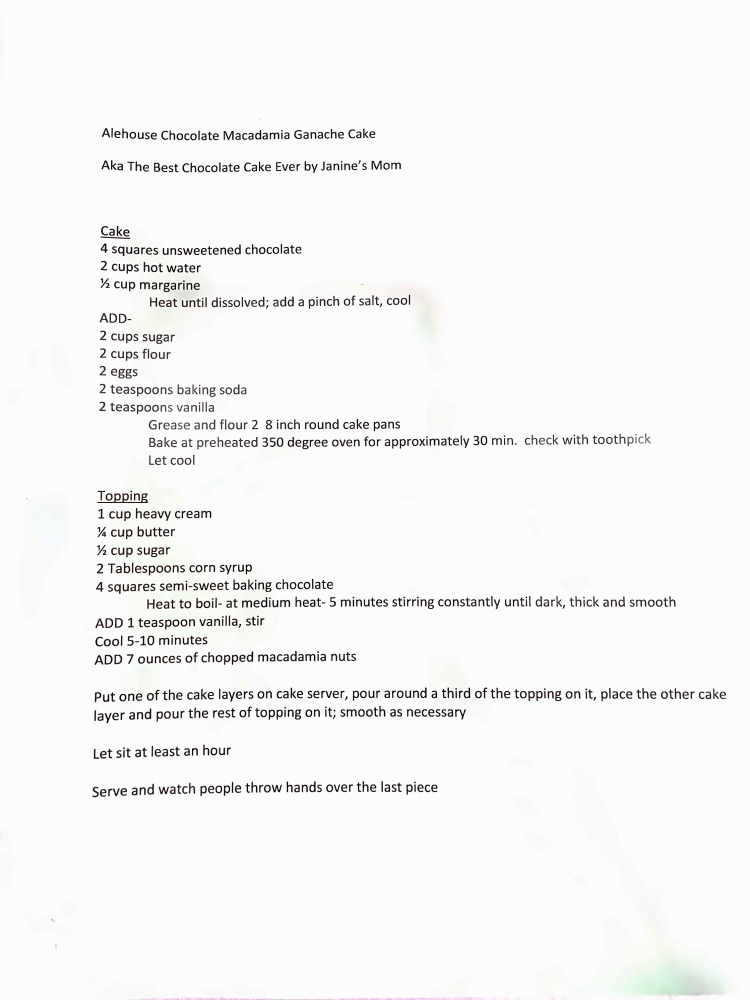
#> input picture images/alehouse-chocolate-macadamia-ganache-cake-card.jpg, 1500 x 2000 px (shown at 1/2 size)
$ python scan_image.py ../images/alehouse-chocolate-macadamia-ganache-cake-card.jpg out.png
#> lines starting #> are read from the running program, lines starting #| are printed output that depends on the picture
#> in main, img is the input picture: PIL image 1500x2000 RGB; mean R, G, B 246.6, 246.5, 246.3
#!/usr/bin/env python3
"""Turn a phone photo of a recipe card into a clean, evenly lit "scan".

  python3 scripts/scan_image.py <photo> images/<slug>-card.jpg [options]

  --crop x0,y0,x1,y1   keep only this part of the photo (fractions 0-1 of width/height),
                       e.g. to drop fingers, binder edges or a line of names
  --keep x0,y0,x1,y1   protect a large printed picture (repeatable) so it isn't
                       mistaken for shadow and washed out
  --gamma 1.25         darken the ink; higher = darker (1 = unchanged)
  --white 0.985        how white the paper ends up (1 = pure white)
  --clean 0.92         anything this close to the paper's brightness becomes paper,
                       which hides faint sleeve wrinkles and glare (1 = off)
  --color white        white: paper comes out neutral white, removing color casts (default)
                       card:  paper comes out one even color, the card's own (cream, mint)
                       keep:  only brightness is evened out; use when differently colored
                              cards share one page (yellow cards on white paper)

How it works: the paper's brightness is sampled in small blocks across the page. Small
dark things (writing, logos) are filtered out of that map; large soft dark areas (the
phone's shadow, uneven light) stay in it. Dividing the photo by that map evens out the
lighting. Each color channel is corrected on its own, since shadows also tint the paper.

Like prep_image.py it also rotates per EXIF, caps the long edge at 2000px and strips all
metadata (including GPS). Needs: pip install opencv-python-headless numpy pillow
"""
import argparse

import cv2
import numpy as np
from PIL import Image, ImageOps

MAX = 2000
BLOCK = 24          # px per sample block (at full resolution)
PAPER_PCT = 92      # brightness percentile treated as "paper" inside a block
MEDIAN_BLOCKS = 7   # removes dark objects up to roughly this many blocks across


def box(text):
    vals = [float(v) for v in text.split(",")]
    if len(vals) != 4 or not all(0 <= v <= 1 for v in vals) or vals[0] >= vals[2] or vals[1] >= vals[3]:
        raise argparse.ArgumentTypeError("expected x0,y0,x1,y1 as fractions between 0 and 1")
    return vals


def paper_map(lum, keep):
    """Estimate the paper's brightness everywhere (the lighting), at full resolution."""
    h, w = lum.shape
#> h = 2000; w = 1500
    gh, gw = -(-h // BLOCK), -(-w // BLOCK)
#> gh = 84; gw = 63
    padded = np.pad(lum, ((0, gh * BLOCK - h), (0, gw * BLOCK - w)), mode="edge")
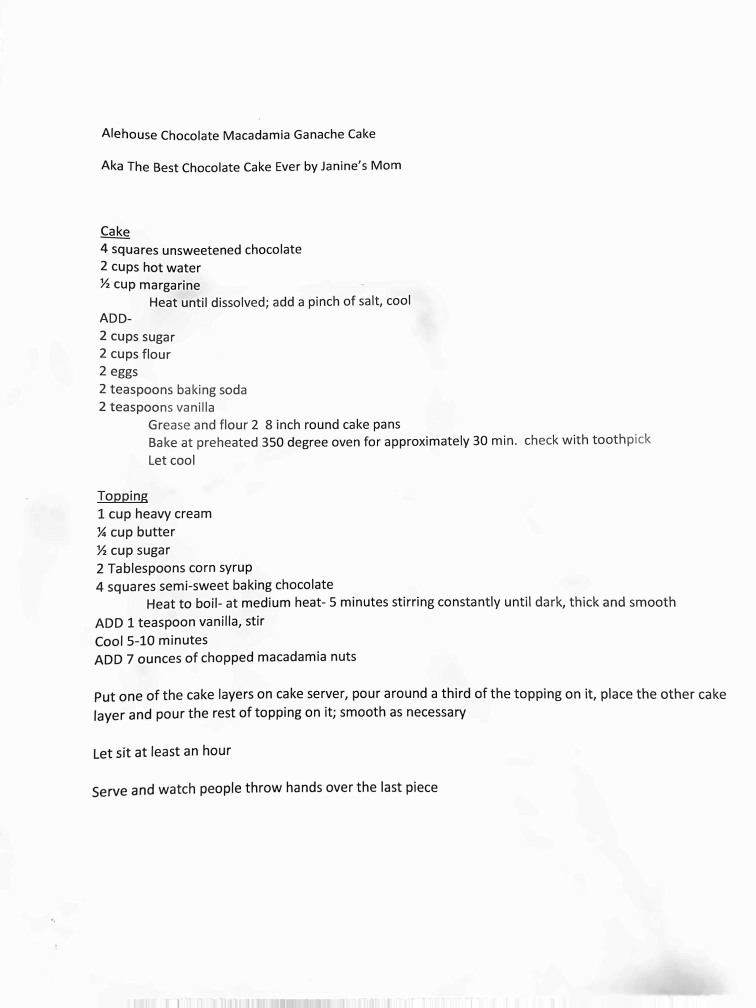
#> padded: shape (2016, 1512) (shown at 1/2 size); min 0, max 255, mean 246.6
    blocks = padded.reshape(gh, BLOCK, gw, BLOCK).transpose(0, 2, 1, 3).reshape(gh, gw, -1)
    grid = np.percentile(blocks, PAPER_PCT, axis=2).astype(np.uint8)

    grid = cv2.medianBlur(grid, MEDIAN_BLOCKS)
    if keep:
        mask = np.zeros_like(grid)
        for x0, y0, x1, y1 in keep:
            mask[int(y0 * gh):int(np.ceil(y1 * gh)), int(x0 * gw):int(np.ceil(x1 * gw))] = 255
        grid = cv2.inpaint(grid, mask, 5, cv2.INPAINT_TELEA)
    grid = cv2.GaussianBlur(grid.astype(np.float32), (0, 0), 1.2)
    full = cv2.resize(grid, (gw * BLOCK, gh * BLOCK), interpolation=cv2.INTER_CUBIC)[:h, :w]
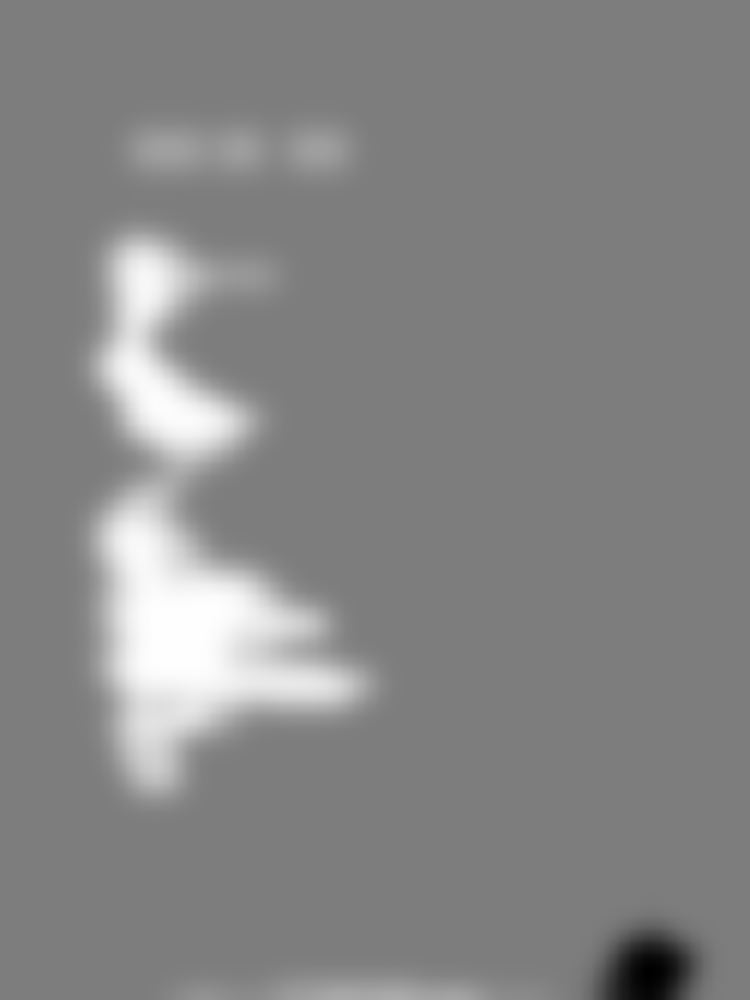
#> full: shape (2000, 1500) float32 (shown at 1/2 size); min 249.1, max 255, mean 252.2; drawn with min black and max white
    return np.clip(full, 1, 255) / 255.0


def scan(img, crop=None, keep=(), gamma=1.25, white=0.985, color="white", clean=0.92):
    if crop:
        W, H = img.size
        x0, y0, x1, y1 = crop
        img = img.crop((round(x0 * W), round(y0 * H), round(x1 * W), round(y1 * H)))
        # --keep boxes are given relative to the original photo; re-express them in the crop
        keep = [((a - x0) / (x1 - x0), (b - y0) / (y1 - y0), (c - x0) / (x1 - x0), (d - y0) / (y1 - y0))
                for a, b, c, d in keep]
        keep = [tuple(min(1, max(0, v)) for v in k) for k in keep]

    rgb = np.asarray(img.convert("RGB"), dtype=np.float32) / 255.0
    if color == "keep":
        lum = (0.299 * rgb[..., 0] + 0.587 * rgb[..., 1] + 0.114 * rgb[..., 2]) * 255
        light = paper_map(lum.astype(np.uint8), keep)[..., None]
        target = white
    else:
        light = np.dstack([paper_map((rgb[..., c] * 255).astype(np.uint8), keep) for c in range(3)])
        target = np.full(3, white, dtype=np.float32)
        if color == "card":
            # the card's own color: its brightest well-lit paper, scaled so the top channel = white
            tint = np.percentile(light.reshape(-1, 3), 90, axis=0)
            target = white * tint / tint.max()

    # paper -> 1.0, then: near-paper -> paper, ink a little deeper, then back to paper color
    paper = rgb / np.clip(light, 1 / 255, None)
    paper = np.clip(paper / clean, 0, 1) ** gamma
    out = np.clip(paper * target, 0, 1)
    out = (out * 255 + 0.5).astype(np.uint8)
    # light clean-up of the grain that brightening a shadow brings out
    out = cv2.fastNlMeansDenoisingColored(out, None, 3, 3, 7, 21)
    return Image.fromarray(out)


def main():
    ap = argparse.ArgumentParser(description=__doc__.split("\n\n")[0])
    ap.add_argument("src")
    ap.add_argument("dst")
    ap.add_argument("--crop", type=box)
    ap.add_argument("--keep", type=box, action="append", default=[])
    ap.add_argument("--gamma", type=float, default=1.25)
    ap.add_argument("--white", type=float, default=0.985)
    ap.add_argument("--color", choices=["white", "card", "keep"], default="white")
    ap.add_argument("--clean", type=float, default=0.92)
    a = ap.parse_args()

    img = ImageOps.exif_transpose(Image.open(a.src))
    out = scan(img, a.crop, a.keep, a.gamma, a.white, a.color, a.clean)
    out.thumbnail((MAX, MAX), Image.LANCZOS)
    out.save(a.dst, "JPEG", quality=84, optimize=True, progressive=True)  # no exif= -> metadata dropped
    print(f"{a.dst}: {out.width}x{out.height}")
#| out.png: 1500x2000


if __name__ == "__main__":
    main()

$ run again, on images/bearnaise-sauce-card.jpg
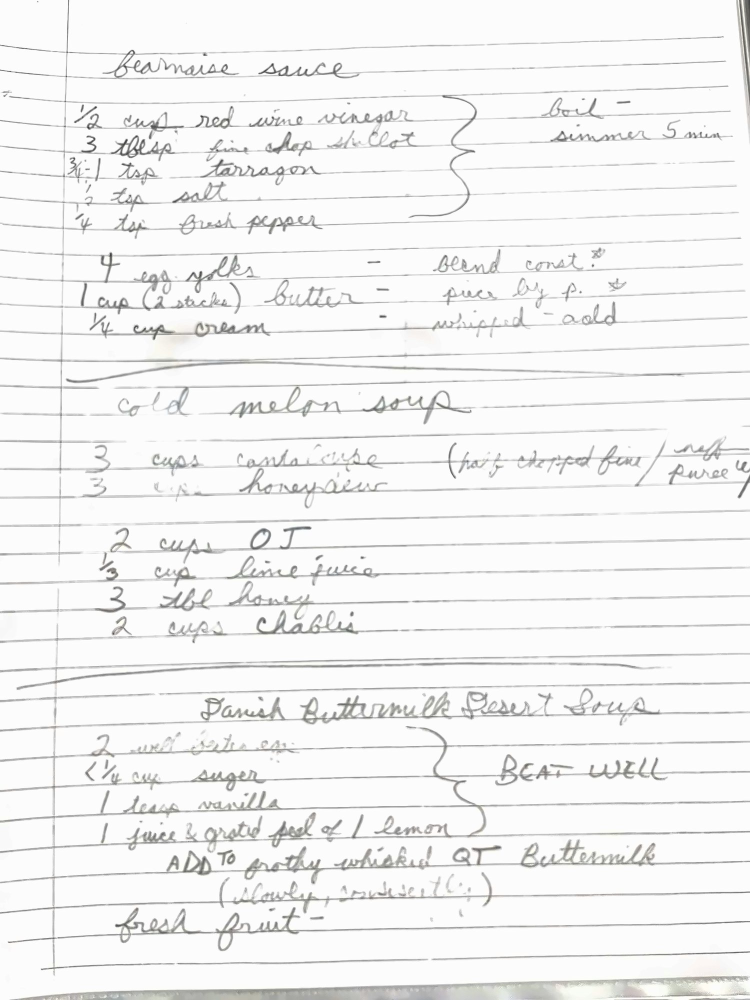
#> input picture images/bearnaise-sauce-card.jpg, 1500 x 2000 px (shown at 1/2 size)
#> in main, img is the input picture: PIL image 1500x2000 RGB; mean R, G, B 242.7, 242.7, 242.4
#> in paper_map, `padded = np.pad(lum, ((0, gh * BLOCK - h), (0, gw * BLOCK - w)), mode=..`:
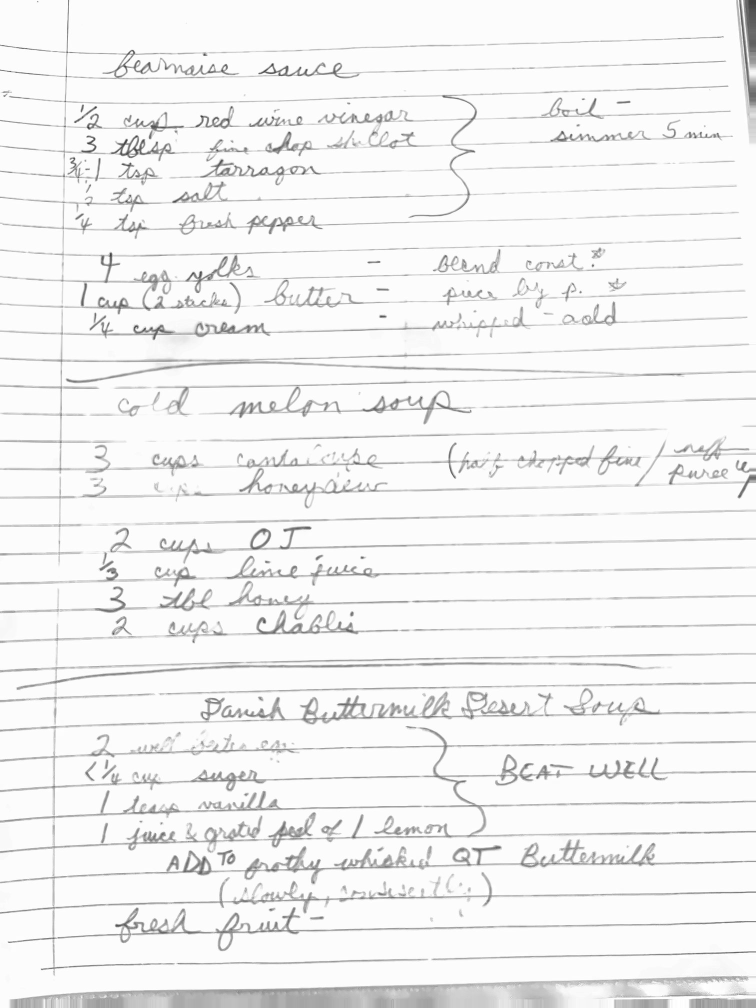
#> padded: shape (2016, 1512) (shown at 1/2 size); min 40, max 255, mean 242.2
#> in scan, `paper = rgb / np.clip(light, 1 / 255, None)`:
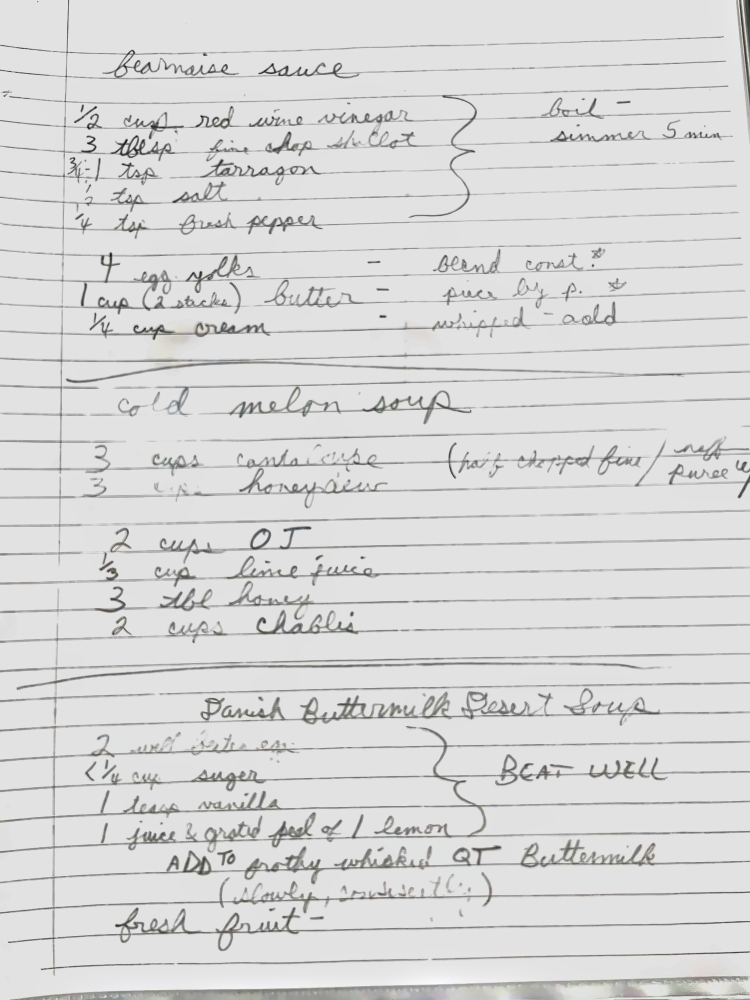
#> paper: shape (2000, 1500, 3) float32 (shown at 1/2 size); mean R, G, B 0.964, 0.964, 0.963; drawn with min black and max white
#| out.png: 1500x2000
